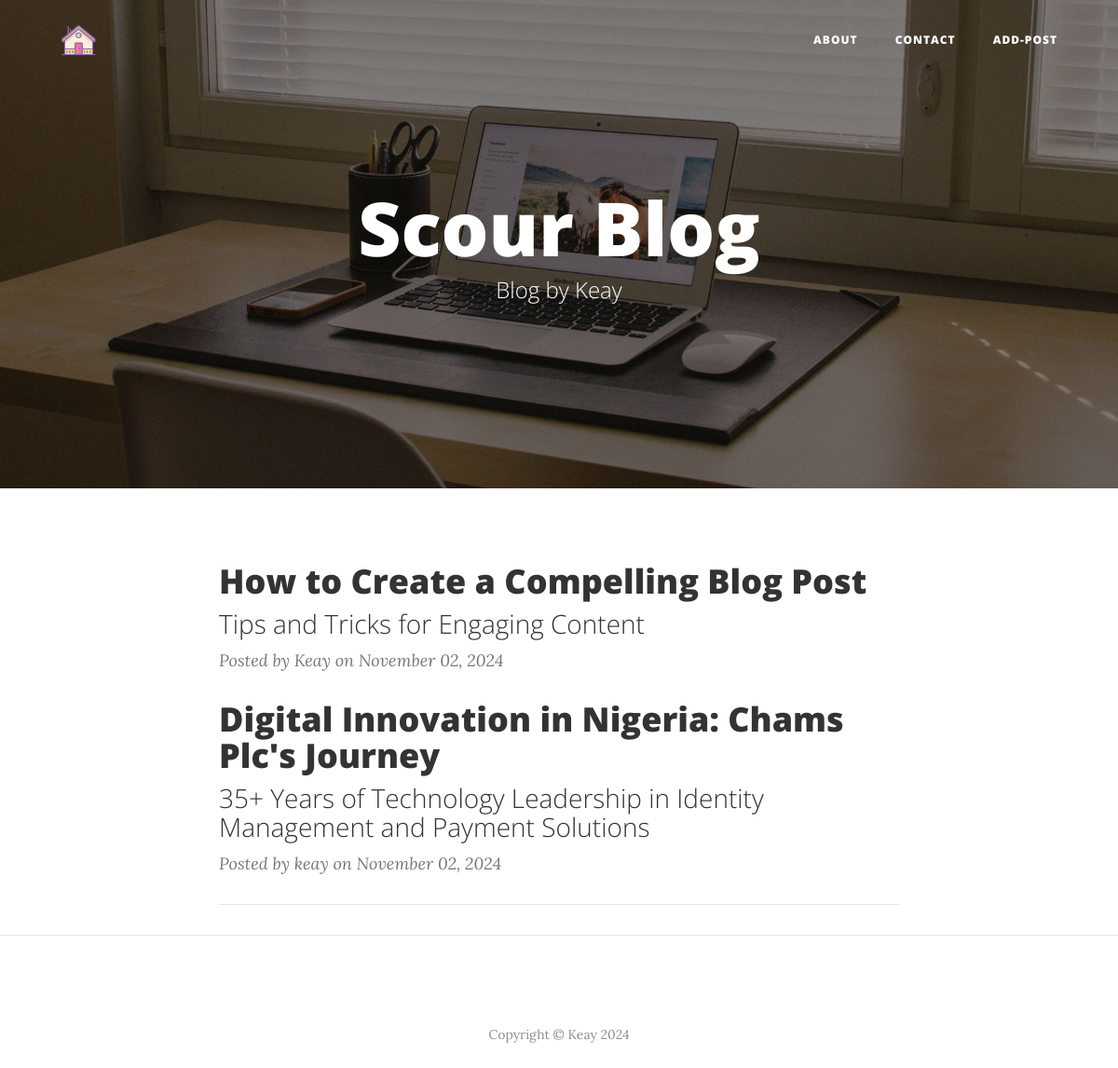
/, run on an earlier commit of the app's database.
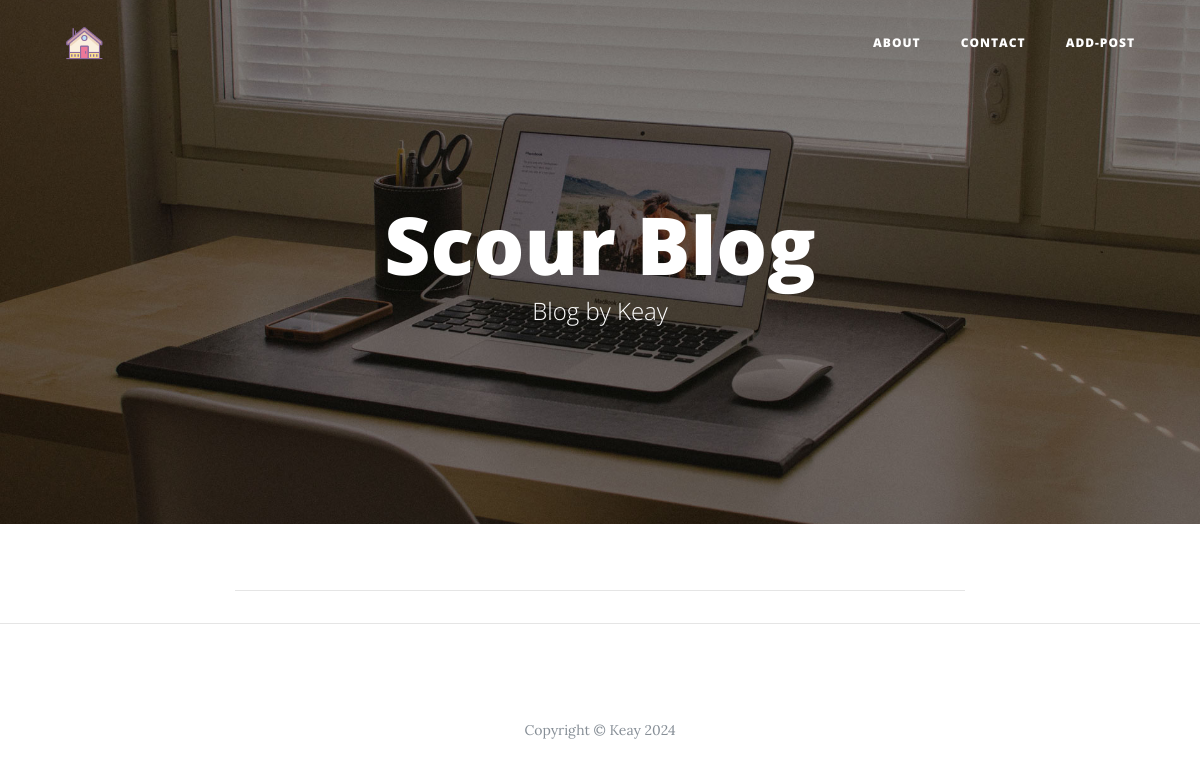
And on a later commit of the database.
### app.py (models this page shows, shortened)
class BlogPost(db.Model):
    id = db.Column(db.Integer, primary_key=True)
    title = db.Column(db.String(50))
    subtitle = db.Column(db.String(50))
    author = db.Column(db.String(20))
    date_posted = db.Column(db.DateTime)
    content = db.Column(db.Text)

### app.py (the view)
@app.route('/')
def index():
    posts = BlogPost.query.order_by(BlogPost.date_posted.desc()).all()
    return render_template('index.html', posts=posts)

### templates/index.html (shortened to what this page needs)
<!DOCTYPE html>
<html lang="en">
  <head>
    <link href="{{ url_for('static', filename='bootstrap.min.css') }}" rel="stylesheet">
    <link href="{{ url_for('static', filename='font-awesome.min.css') }}" rel="stylesheet" type="text/css">
    <link href="{{ url_for('static', filename='clean-blog.min.css') }}" rel="stylesheet">
  </head>
  <body>
    <nav class="navbar navbar-expand-lg navbar-light fixed-top" id="mainNav">
      <div class="container">
        <a class="navbar-brand" href="{{ url_for('index') }}"><img src="{{ url_for('static', filename='home.png') }}" style="height: 40px;"></a>
        <div class="collapse navbar-collapse" id="navbarResponsive">
          <ul class="navbar-nav ml-auto">
            <li class="nav-item">
              <a class="nav-link" href="{{ url_for('about') }}">About</a>
            </li>
            <li class="nav-item">
              <a class="nav-link" href="{{ url_for('contact') }}">contact</a>
            </li>
            <li class="nav-item">
              <a class="nav-link" href="{{ url_for('add') }}">Add-Post</a>
            </li>
          </ul>
        </div>
      </div>
    </nav>
    <header class="masthead" style="background-image: url('{{ url_for('static', filename='home-bg.jpg') }}')">
      <div class="container">
        <div class="row">
          <div class="col-lg-8 col-md-10 mx-auto">
            <div class="site-heading">
              <h1>Scour Blog</h1>
              <span class="subheading">Blog by Keay</span>
            </div>
          </div>
        </div>
      </div>
    </header>
    <div class="container">
      <div class="row">
        <div class="col-lg-8 col-md-10 mx-auto">
        {% for post in posts %}
          <div class="post-preview">
            <a href="{{ url_for('post', post_id=post.id) }}">
              <h2 class="post-title">
                {{ post.title }}
              </h2>
              <h3 class="post-subtitle">
                {{ post.subtitle }}
              </h3>
            </a>
            <p class="post-meta">Posted by {{ post.author }} on {{ post.date_posted.strftime('%B %d, %Y') }}</p>
          </div>
          {% endfor %}
          <hr>
        </div>
      </div>
    </div>
    <hr>
    <footer>
      <div class="container">
        <div class="row">
          <div class="col-lg-8 col-md-10 mx-auto">
            <p class="copyright text-muted">Copyright &copy; Keay 2024</p>
          </div>
        </div>
      </div>
    </footer>
  </body>
</html>

What changed in the data, as far as the page shows it:
removed BlogPost: title "How to Create a Compelling Blog Post", subtitle "Tips and Tricks for Engaging Content", author "Keay", date_posted "November 02, 2024"
removed BlogPost: title "Digital Innovation in Nigeria: Chams Plc's Journey", subtitle "35+ Years of Technology Leadership in Identity Management and Payment Solutions", author "keay", date_posted "November 02, 2024"
